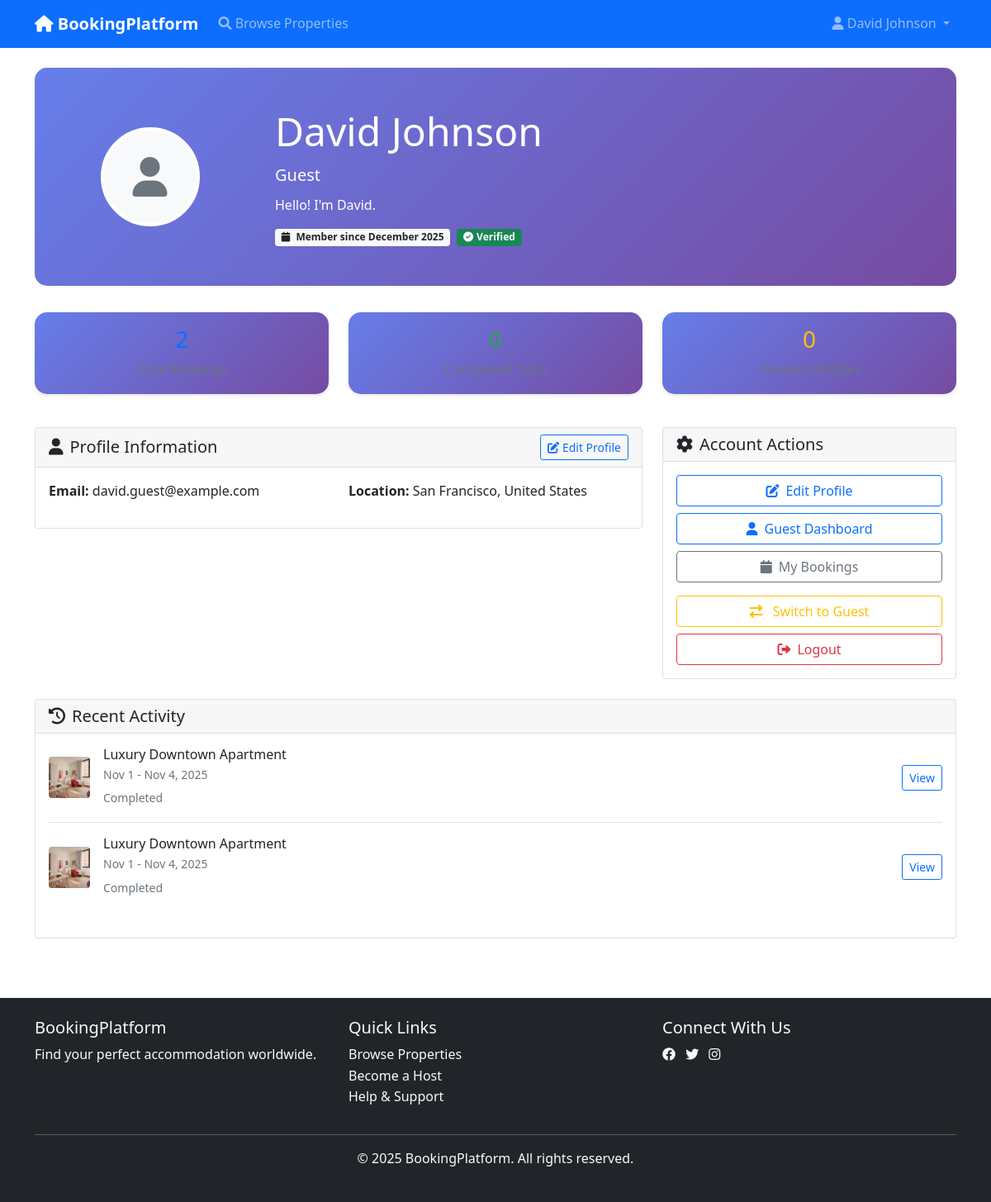
/dashboard/profile/ (signed in), run on an earlier commit of the app's database.
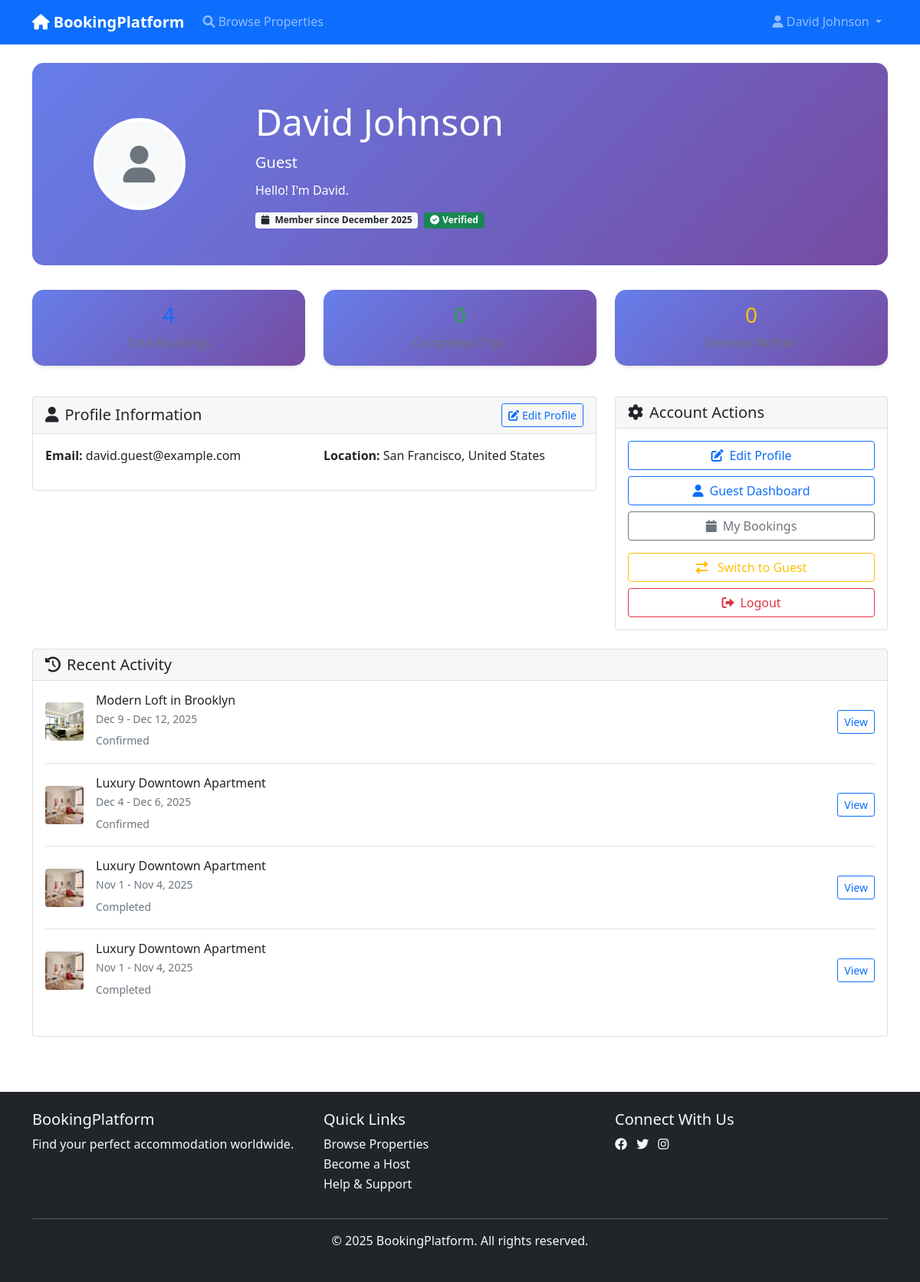
And on a later commit of the database.
### bookings/models.py (models this page shows, shortened)
class Booking(models.Model):
    STATUS_CHOICES = [
        ('pending', 'Pending Confirmation'),
        ('confirmed', 'Confirmed'),
        ('checked_in', 'Checked In'),
        ('checked_out', 'Checked Out'),
        ('cancelled', 'Cancelled'),
        ('completed', 'Completed'),
    ]
    CANCELLATION_REASON_CHOICES = [
        ('guest_request', 'Guest Request'),
        ('host_cancelled', 'Host Cancelled'),
        ('payment_failed', 'Payment Failed'),
        ('policy_violation', 'Policy Violation'),
        ('emergency', 'Emergency'),
    ]
    booking_id = models.CharField(max_length=20, unique=True)
    guest = models.ForeignKey(User, on_delete=models.CASCADE, related_name='bookings')
    accommodation = models.ForeignKey(
        'accommodations.Accommodation',
        on_delete=models.CASCADE,
        related_name='bookings'
    )
    check_in_date = models.DateField()
    check_out_date = models.DateField()
    nights = models.PositiveIntegerField()
    num_guests = models.PositiveIntegerField()
    guest_names = models.JSONField(default=list)  # Store additional guest names
    special_requests = models.TextField(blank=True)
    accommodation_cost = models.DecimalField(max_digits=10, decimal_places=2)
    cleaning_fee = models.DecimalField(max_digits=8, decimal_places=2, default=0)
    service_fee = models.DecimalField(max_digits=8, decimal_places=2, default=0)
    taxes = models.DecimalField(max_digits=8, decimal_places=2, default=0)
    total_cost = models.DecimalField(max_digits=10, decimal_places=2)
    status = models.CharField(max_length=20, choices=STATUS_CHOICES, default='pending')
    confirmation_code = models.CharField(max_length=10, blank=True)
    is_cancelled = models.BooleanField(default=False)
    cancelled_at = models.DateTimeField(null=True, blank=True)
    cancellation_reason = models.CharField(
        max_length=20,
        choices=CANCELLATION_REASON_CHOICES,
        blank=True
    )
    cancellation_notes = models.TextField(blank=True)
    refund_amount = models.DecimalField(max_digits=10, decimal_places=2, default=0)
    created_at = models.DateTimeField(auto_now_add=True)
    updated_at = models.DateTimeField(auto_now=True)
    class Meta:
        ordering = ['-created_at']
        indexes = [
            models.Index(fields=['guest', 'status']),
            models.Index(fields=['accommodation', 'check_in_date']),
            models.Index(fields=['booking_id']),
        ]

### accommodations/models.py (models this page shows, shortened)
class Accommodation(models.Model):
    PROPERTY_TYPE_CHOICES = [
        ('entire_place', 'Entire Place'),
        ('private_room', 'Private Room'),
        ('shared_room', 'Shared Room'),
    ]
    STATUS_CHOICES = [
        ('active', 'Active'),
        ('inactive', 'Inactive'),
        ('pending', 'Pending Approval'),
        ('suspended', 'Suspended'),
    ]
    title = models.CharField(max_length=200)
    description = models.TextField()
    host = models.ForeignKey(User, on_delete=models.CASCADE, related_name='accommodations')
    category = models.ForeignKey(Category, on_delete=models.CASCADE, related_name='accommodations')
    property_type = models.CharField(max_length=20, choices=PROPERTY_TYPE_CHOICES)
    address = models.TextField()
    city = models.CharField(max_length=100)
    state = models.CharField(max_length=100)
    country = models.CharField(max_length=100)
    postal_code = models.CharField(max_length=20)
    latitude = models.DecimalField(max_digits=10, decimal_places=8, null=True, blank=True)
    longitude = models.DecimalField(max_digits=11, decimal_places=8, null=True, blank=True)
    bedrooms = models.PositiveIntegerField()
    bathrooms = models.PositiveIntegerField()
    max_guests = models.PositiveIntegerField()
    area_sqft = models.PositiveIntegerField(null=True, blank=True)
    price_per_night = models.DecimalField(max_digits=10, decimal_places=2)
    cleaning_fee = models.DecimalField(max_digits=8, decimal_places=2, default=0)
    security_deposit = models.DecimalField(max_digits=10, decimal_places=2, default=0)
    min_nights = models.PositiveIntegerField(default=1)
    max_nights = models.PositiveIntegerField(default=365)
    advance_booking_days = models.PositiveIntegerField(default=1, blank=True)
    amenities = models.ManyToManyField(Amenity, blank=True)
    house_rules = models.TextField(blank=True)
    cancellation_policy = models.TextField(blank=True)
    check_in_time = models.TimeField(null=True, blank=True)
    check_out_time = models.TimeField(null=True, blank=True)
    status = models.CharField(max_length=20, choices=STATUS_CHOICES, default='pending')
    is_available = models.BooleanField(default=True)
    featured = models.BooleanField(default=False)
    views_count = models.PositiveIntegerField(default=0)
    created_at = models.DateTimeField(auto_now_add=True)
    updated_at = models.DateTimeField(auto_now=True)
    class Meta:
        ordering = ['-created_at']
        indexes = [
            models.Index(fields=['city', 'status']),
            models.Index(fields=['price_per_night']),
            models.Index(fields=['created_at']),
        ]

class AccommodationImage(models.Model):
    accommodation = models.ForeignKey(
        Accommodation,
        on_delete=models.CASCADE,
        related_name='images'
    )
    image = models.ImageField(upload_to='accommodations/')
    caption = models.CharField(max_length=200, blank=True)
    is_primary = models.BooleanField(default=False)
    order = models.PositiveIntegerField(default=0)
    created_at = models.DateTimeField(auto_now_add=True)
    class Meta:
        ordering = ['order', 'created_at']

### user_dashboard/views.py (the view, shortened to what this page needs)
# urls.py: path('profile/', views.ProfileView.as_view(), name='profile'),
class ProfileView(LoginRequiredMixin, TemplateView):
    template_name = 'dashboard/profile.html'
    def get_context_data(self, **kwargs):
        context = super().get_context_data(**kwargs)
        user = self.request.user
        profile, created = UserProfile.objects.get_or_create(
            user=user,
            defaults={'bio': f"Hello! I'm {user.first_name}."}
        )
        context['profile'] = profile
        context['profile_user'] = user
        context['member_since'] = user.date_joined
        context['total_bookings'] = Booking.objects.filter(guest=user).count()
        context['recent_bookings'] = Booking.objects.filter(
            guest=user
        ).select_related('accommodation').order_by('-created_at')[:5]
        return context

### accounts/models.py (called while the page is built)
    def get_full_name(self):
        return f"{self.first_name} {self.last_name}"

    @property
    def is_host(self):
        return self.role == 'host'

### templates/dashboard/profile.html (shortened to what the changed rows need)
{% extends 'base.html' %}
{% load static %}
{% block content %}
<div class="container py-4">
    <div class="profile-header text-center">
        <div class="container">
            <div class="row align-items-center">
                <div class="col-md-9 text-md-start text-center mt-3 mt-md-0">
                    <h1 class="display-5 mb-2">{{ profile_user.get_full_name }}</h1>
                </div>
            </div>
        </div>
    </div>
    <div class="row mb-4">
        {% if profile_user.is_host %}
        <div class="col-md-3 mb-3">
            <div class="card stat-card text-center">
                <div class="card-body">
                    <h3 class="text-primary">{{ total_properties|default:0 }}</h3>
                    <p class="text-muted mb-0">Properties</p>
                </div>
            </div>
        </div>
        <div class="col-md-3 mb-3">
            <div class="card stat-card text-center">
                <div class="card-body">
                    <h3 class="text-success">{{ active_properties|default:0 }}</h3>
                    <p class="text-muted mb-0">Active Listings</p>
                </div>
            </div>
        </div>
        <div class="col-md-3 mb-3">
            <div class="card stat-card text-center">
                <div class="card-body">
                    <h3 class="text-warning">{{ total_reviews|default:0 }}</h3>
                    <p class="text-muted mb-0">Reviews</p>
                </div>
            </div>
        </div>
        <div class="col-md-3 mb-3">
            <div class="card stat-card text-center">
                <div class="card-body">
                    <h3 class="text-info">{{ average_rating|default:0|floatformat:1 }}</h3>
                    <p class="text-muted mb-0">Rating</p>
                </div>
            </div>
        </div>
        {% else %}
        <div class="col-md-4 mb-3">
            <div class="card stat-card text-center">
                <div class="card-body">
                    <h3 class="text-primary">{{ total_bookings|default:0 }}</h3>
                    <p class="text-muted mb-0">Total Bookings</p>
                </div>
            </div>
        </div>
        <div class="col-md-4 mb-3">
            <div class="card stat-card text-center">
                <div class="card-body">
                    <h3 class="text-success">{{ completed_bookings|default:0 }}</h3>
                    <p class="text-muted mb-0">Completed Trips</p>
                </div>
            </div>
        </div>
        <div class="col-md-4 mb-3">
            <div class="card stat-card text-center">
                <div class="card-body">
                    <h3 class="text-warning">{{ reviews_written|default:0 }}</h3>
                    <p class="text-muted mb-0">Reviews Written</p>
                </div>
            </div>
        </div>
        {% endif %}
    </div>
    {% if recent_bookings %}
    <div class="row">
        <div class="col-12">
            <div class="card">
                <div class="card-body">
                    {% for booking in recent_bookings %}
                    <div class="d-flex align-items-center mb-3 pb-3 {% if not forloop.last %}border-bottom{% endif %}">
                        <div class="me-3">
                            {% if booking.accommodation.images.first %}
                            <img src="{{ booking.accommodation.images.first.image.url }}"
                                 alt="{{ booking.accommodation.title }}"
                                 class="rounded" style="width: 50px; height: 50px; object-fit: cover;">
                            {% else %}
                            <div class="bg-light rounded d-flex align-items-center justify-content-center"
                                 style="width: 50px; height: 50px;">
                                <i class="fas fa-home text-muted"></i>
                            </div>
                            {% endif %}
                        </div>
                        <div class="flex-grow-1">
                            <h6 class="mb-1">{{ booking.accommodation.title }}</h6>
                            <p class="text-muted mb-1 small">
                                {{ booking.check_in_date|date:"M j" }} - {{ booking.check_out_date|date:"M j, Y" }}
                            </p>
                            <small class="text-muted">{{ booking.get_status_display }}</small>
                        </div>
                        <div>
                            <a href="{% url 'bookings:detail' booking.pk %}" class="btn btn-sm btn-outline-primary">
                                View
                            </a>
                        </div>
                    </div>
                    {% endfor %}
                </div>
            </div>
        </div>
    </div>
    {% endif %}
</div>
{% endblock %}

What changed in the data, as far as the page shows it:
added Booking: accommodation.images.first.image (picture), accommodation "Modern Loft in Brooklyn", check_in_date "Dec 9", check_out_date "Dec 12, 2025", status "Confirmed"
added Booking: accommodation.images.first.image (picture), accommodation "Luxury Downtown Apartment", check_in_date "Dec 4", check_out_date "Dec 6, 2025", status "Confirmed"
Also different on the page:
{{ total_bookings|default:0 }}: "2" → "4"
